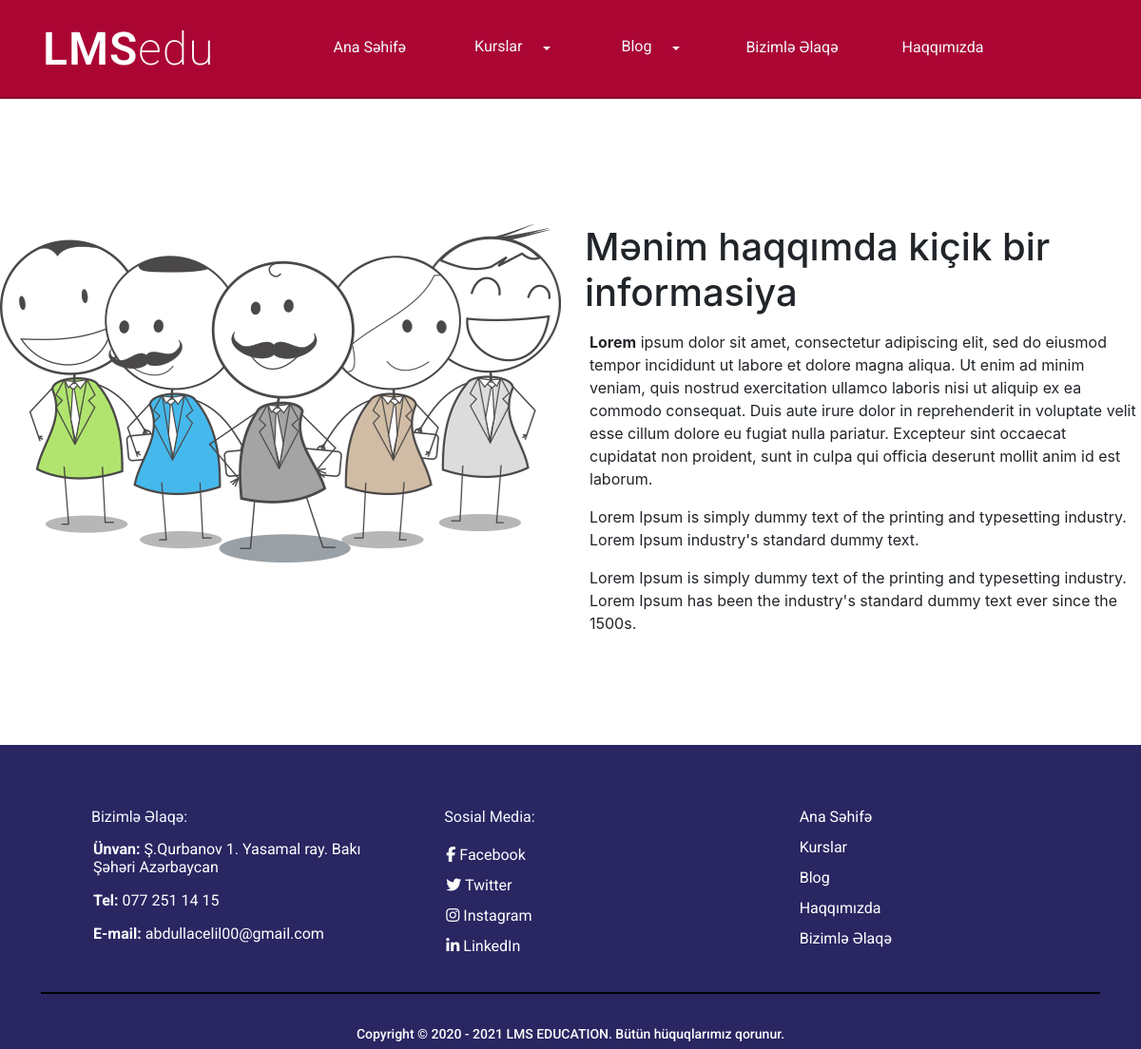
Page /about.php on the committed database.
### tables this page shows
CREATE TABLE `haqqinda` (
  `id` int(11) NOT NULL,
  `Basliq` varchar(255) NOT NULL,
  `Mezmun` text NOT NULL,
  `img` varchar(255) NOT NULL
);

CREATE TABLE `nizamlamalar` (
  `id` int(11) NOT NULL,
  `Basliq` varchar(255) NOT NULL,
  `Aciqlama` varchar(255) NOT NULL,
  `robots` varchar(255) NOT NULL,
  `AcarSozler` varchar(255) NOT NULL,
  `tel` varchar(25) NOT NULL,
  `unvan` varchar(200) NOT NULL,
  `email` varchar(50) NOT NULL,
  `fb` varchar(255) NOT NULL,
  `ins` varchar(255) NOT NULL,
  `link` varchar(255) NOT NULL,
  `tw` varchar(255) NOT NULL
);

### admin/settings/code/front/front.php (called while the page is built, shortened)
<?php
$db = new DBConnection;
require_once "admin/settings/class/crud.php";
$CRUD = new CRUD;
$Nizam = $CRUD->Select("nizamlamalar");

### admin/settings/class/crud.php (called while the page is built, shortened)
<?php
class CRUD
{
    public function Select($table, $multi = 0, $where = null, $column = "*", $arr = null)
    {
        global $db;
        $slc = $db->prepare("SELECT {$column} from {$table} {$where}");
        $slc->execute($arr);
        return $multi ? $slc->fetchAll(PDO::FETCH_ASSOC) : $slc->fetch(PDO::FETCH_ASSOC);
    }
}

### about.php (the view)
<?php require_once "header.php" ?>
<div id="about">
    <div class="row row-cols-1 row-cols-xl-2 row-cols-md-1">
        <div class="col">
            <img src="<?= $CRUD->Select("haqqinda")["img"] ?>" class="mx-auto d-block" alt="<?= $CRUD->Select("haqqinda")["Basliq"] ?>" />
        </div>
        <div class="col">
            <h1><?= $CRUD->Select("haqqinda")["Basliq"] ?></h1>
            <p><?= $CRUD->Select("haqqinda")["Mezmun"] ?></p>
        </div>
    </div>
</div>
<?php require_once "footer.php" ?>

### footer.php (shortened to what this page needs)
<footer>
    <div class="row row-cols-1 row-cols-xl-3 row-cols-md-2 row-cols-sm-2 row-cols-xs-1">
        <div class="col">
            <h1>Bizimlə Əlaqə:</h1>
            <ul>
                <li>
                    <p style="font: 400 1em Roboto; color: #FFF;"><b>Ünvan:</b> <?= $Nizam["unvan"] ?></p>
                </li>
                <li>
                    <p style="font: 400 1em Roboto; color: #FFF;"><b>Tel: </b><?= $Nizam["tel"] ?></p>
                </li>
                <li>
                    <p style="font: 400 1em Roboto; color: #FFF;"><b>E-mail: </b><?= $Nizam["email"] ?><br/></p>
                </li>
            </ul>
        </div>
        <div class="col">
            <h1>Sosial Media:</h1>
            <ul>
                <li>
                    <a target="_blank" href="<?= $Nizam["fb"] ?>"><i class="fab fa-facebook-f"></i> Facebook</a>
                </li>
                <li>
                    <a target="_blank" href="<?= $Nizam["tw"] ?>"><i class="fa fa-twitter"></i> Twitter</a>
                </li>
                <li>
                    <a target="_blank" href="<?= $Nizam["ins"] ?>"><i class="fab fa-instagram"></i> Instagram</a>
                </li>
                <li>
                    <a target="_blank" href="<?= $Nizam["link"] ?>"><i class="fab fa-linkedin-in"></i> LinkedIn</a>
            </ul>
        </div>
        <div class="col">
            <ul>
                <li>
                    <a href="index.php">Ana Səhifə</a>
                </li>
                <li>
                    <a href="courses.php">Kurslar</a>
                </li>
                <li>
                    <a href="blogs.php">Blog</a>
                </li>
                <li>
                    <a href="about.php">Haqqımızda</a>
                </li>
                <li>
                    <a href="contact.php">Bizimlə Əlaqə</a>
                </li>
            </ul>
        </div>
    </div>
    <hr/>
    <div id="copyright">Copyright © <?= "2020" == date('Y') ? "2020" : "2020 - " . date("Y") ?> LMS EDUCATION. Bütün
        hüquqlarımız qorunur.
    </div>
</footer>
</body>
</html>

### rows in the picture
haqqinda: img (picture), Basliq "Mənim haqqımda kiçik bir informasiya", Mezmun "Lorem ipsum dolor sit amet, consectetur adipiscing elit, sed do eiusmod tempor incididunt ut labore et dolore magna aliqua. Ut enim ad minim veniam, quis nostrud exercitation ullamco laboris nisi ut aliquip ex ea commodo consequat. Duis aute irure dolor in reprehenderit in voluptate velit esse cillum dolore eu fugiat nulla pariatur. Excepteur sint occaecat cupidatat non proident, sunt in culpa qui officia deserunt mollit anim id est laborum. Lorem Ipsum is simply dummy text of the printing and typesetting industry. Lorem Ipsum industry's standard dummy text. Lorem Ipsum is simply dummy text of the printing and typesetting industry. Lorem Ipsum has been the industry's standard dummy text…"
nizamlamalar: unvan "Ş.Qurbanov 1. Yasamal ray. Bakı Şəhəri Azərbaycan", tel "077 251 14 15", email "abdullacelil00@gmail.com"
